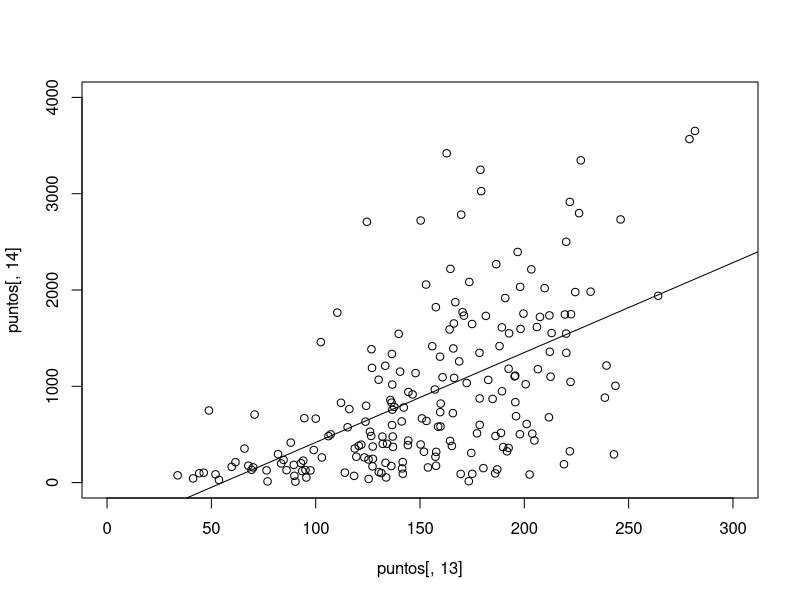

Generate this figure with R:
n=200
set.seed(1)
puntos = matrix(runif(14*n, 0, 100), nrow=n, ncol=14)

colnames(puntos) = c("P1", "P2", "Q1", "Q2", "R1", "R2", "b1PQ", "b0PQ", 
                     "Dist_RaPQ", "DistPQ", "DistPR", "DistQR", "Perimetro", "Area")
puntos[,7] = (puntos[,2]-puntos[,4])/(puntos[,1]-puntos[,3]) # b1 de recta PQ
puntos[,8] = puntos[,3]-puntos[,7]*puntos[,1] # bo de recta PQ
puntos[,9] = abs(puntos[,7]*puntos[,5]-puntos[,6]+puntos[,8])/(puntos[,7]**2+1)**0.5 # Distancia de R a PQ
puntos[,10] = ((puntos[,3]-puntos[,1])**2+(puntos[,4]-puntos[,2])**2)^0.5 # Distancia PQ
puntos[,11] = ((puntos[,5]-puntos[,1])**2+(puntos[,6]-puntos[,2])**2)^0.5 # Distancia PR
puntos[,12] = ((puntos[,6]-puntos[,4])**2+(puntos[,5]-puntos[,3])**2)^0.5 # Distancia QR            
puntos[,13] = puntos[,10]+puntos[,11]+puntos[,12] # Perimetro
puntos[,14] = puntos[,9]*puntos[,10]/2  #Area

plot(puntos[,13], puntos[,14], xlim = c(0, 300), ylim = c(0, 4000))
abline(lm(puntos[,14] ~ puntos[,13]))
